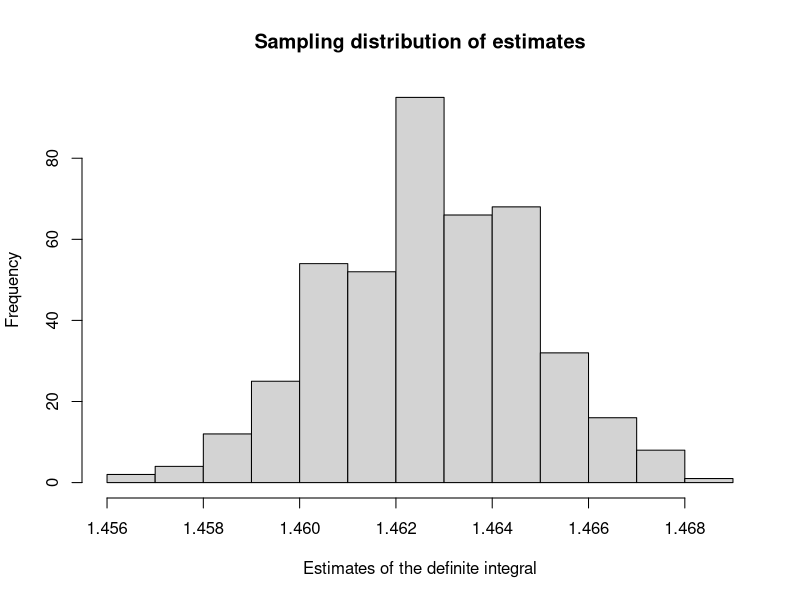

Source code (R):
## ---- chunk 1
set.seed(1234)
## initialize vectors and values
initial_number <- 200
x <- c(rep(0,10000))
x_bar <- c(rep(0,10000))
samp_stan_dev <- c(rep(0,10000))

## function to generate X estimates
generate_x <- function(){
  return(mean(exp(runif(50000)^2)))
}

## set first 100 values of x
for(i in 1:initial_number){
  x[i] <- generate_x()
}

## calculate first 100 values of x_bar and samp_stan_dev
x_bar[1] <- x[1]
for(i in 2:initial_number){
  x_bar[i] <- x_bar[i-1] + (x[i] - x_bar[i-1])/(i)
  samp_stan_dev[i] <- sqrt((1 - 1/(i-1)) * (samp_stan_dev[i-1])^2 + i * (x_bar[i] - x_bar[i-1])^2)
}
output <- list() 
## finish the rest of the simulation and print the results
for(i in (initial_number+1):10000){
  ## When condition is met, print results
  if(samp_stan_dev[i-1] / sqrt(i-1) < 0.0001){
    estimate <- x_bar[i-1]
    stan_error <- samp_stan_dev[i-1]/sqrt(i-1)
    lower_bound <- estimate-1.96*stan_error
    upper_bound <- estimate+1.96*stan_error
    true_value <- 1.462651745907
    contains <- (true_value<=upper_bound && true_value>=lower_bound)
    output[1] <- paste("Integral estimate is: ", estimate, sep = "")
    output[2] <- paste("Simulation stopped at step (sample size): ", i-1, sep = "")
    output[3] <- paste("Sample standard deviation is: ", samp_stan_dev[i-1], sep = "")
    output[4] <- paste("Standard error estimate: ", stan_error, sep="")
    output[5] <- paste("95% confidence interval is: [", lower_bound, ", ", upper_bound, "]", sep = "")
    output[6] <- paste("True value of integral: ", true_value, sep="")
    output[7] <- paste("Interval contains true value of definite integral: ", contains, sep = "")
    break
  }
  x[i] <- generate_x()
  x_bar[i] <- x_bar[i-1] + (x[i] - x_bar[i-1])/(i)
  samp_stan_dev[i] <- sqrt((1 - 1/(i-1)) * (samp_stan_dev[i-1])^2 + i * (x_bar[i] - x_bar[i-1])^2)
}
## ---- chunk 2
for(i in 1:length(output)) {
  print(output[[i]][1], quote = FALSE)
}
## ---- chunk 3
hist(x[x > 0],
     xlab = "Estimates of the definite integral",
     main = "Sampling distribution of estimates")
